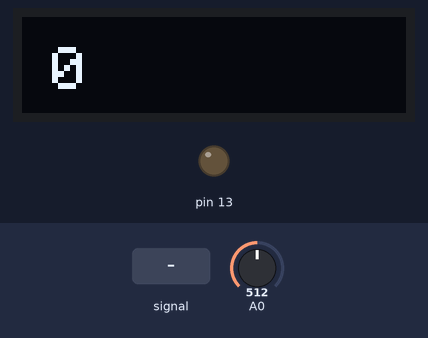
Bench run of a sketch on a simulated Arduino Uno, built with avr-gcc and run on an emulated ATmega328P. Shown: 128×32 one-colour display, output pins drawn as LEDs (lit = HIGH). Dashed ring = blinking. Inputs (shaded band) come from the test bench; at power-on: A0 = 512. The display library's start-up logo is not drawn.

Above: at 1.2 s.
1.3 s: A0 fed a 2 Hz sine of ±306 counts around its level
At 4.2 s:
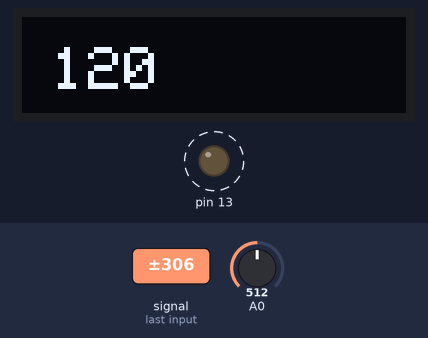
4.3 s: A0 set to 716
At 4.9 s:
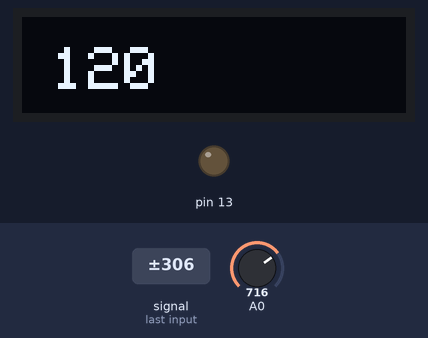
5.8 s: A0 fed a 2 Hz sine of ±306 counts around its level
At 6.37 s:
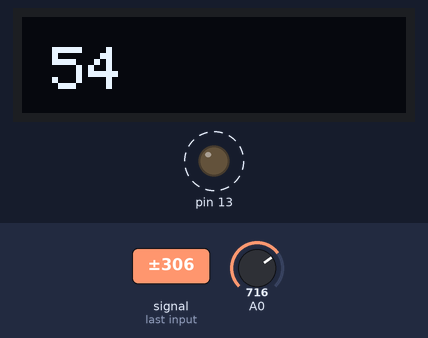
7.6 s: A0 set to 900
At 9.0 s:
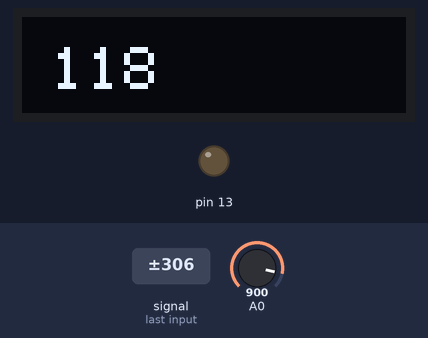
Timing chart, 0 to 10.1 s (numbered marks = the images above; inputs shaded):
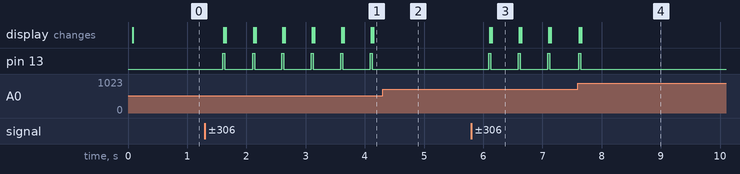

The sketch:

cardio-oled.ino
```cpp
#include <Wire.h>
#include <Adafruit_GFX.h>
#include <Adafruit_SSD1306.h>

#define samp_siz 4
#define rise_threshold 5

#define SCREEN_WIDTH 128 // OLED display width, in pixels
#define SCREEN_HEIGHT 32 // OLED display height, in pixels

#define OLED_RESET     4 // Reset pin # (or -1 if sharing Arduino reset pin)
Adafruit_SSD1306 display(SCREEN_WIDTH, SCREEN_HEIGHT, &Wire, OLED_RESET);

static const unsigned char PROGMEM icona[] =
{
  B00000000,
  B00110110,
  B01111111,
  B01111111,
  B00111110,
  B00011100,
  B00001000,
  B00000000
  };

float reads[samp_siz], sum;
long int now, ptr;
float last, reader, start;
float first, second, third, before, print_value;
bool rising;
int rise_count;
int n;
long int last_beat;

void setup() {
  pinMode(13, OUTPUT);
  display.begin(SSD1306_SWITCHCAPVCC, 0x3C);
  display.display();
  display.clearDisplay();
}

void loop() {
   // calculate an average of the sensor
   // during a 20 ms period (this will eliminate
   // the 50 Hz noise caused by electric light
   n = 0;
   start = millis();
   reader = 0;
   do {
     reader += analogRead (A0);
     n++;
     now = millis();
   } while (now < start + 20);
   reader = reader / n;  // we got an average

   // Add the newest measurement to an array
   // and subtract the oldest measurement from the array
   // to maintain a sum of last measurements
   sum -= reads[ptr];
   sum += reader;
   reads[ptr] = reader;
   last = sum / samp_siz;
   // now last holds the average of the values in the array
   // check for a rising curve (= a heart beat)
   if (last > before) {
       rise_count++;
       if (!rising && rise_count > rise_threshold) {
         // Ok, we have detected a rising curve, which implies a heartbeat.
         // Record the time since last beat, keep track of the two previous
         // times (first, second, third) to get a weighed average.
         // The rising flag prevents us from detecting the same rise
         // more than once.
         rising = true;
         first = millis() - last_beat;
         last_beat = millis();
         // Calculate the weighed average of heartbeat rate
         // according to the three last beats
         print_value = 60000. / (0.4 * first + 0.3 * second + 0.3 * third);
         third = second;
         second = first;
         digitalWrite(13, HIGH);
         printoled(print_value, true);
       } else {
         digitalWrite(13, LOW);
         printoled(print_value, false);
       }
     } else {
       // Ok, the curve is falling
       rising = false;
       rise_count = 0;
     }
     before = last;
     ptr++;
     ptr %= samp_siz;
}

void printoled(int val, bool icon){
  display.clearDisplay();
  display.setTextSize(2);
  display.setTextColor(WHITE);
  display.setCursor(10, 10);
  display.print(val);
  if (icon) {
    display.drawBitmap(100, 10, icona, 8, 8, 1);
  }
  display.display();
}
```

Measured:
- after the input at 1.3 s, pin 13: alternates HIGH for 0.03 s and LOW for 0.47 s, starting after 0.30 s; the display: first changes after 0.32 s (image 1 shows a later state)
- after the input at 4.3 s, pin 13: stops changing and stays LOW
- after the input at 5.8 s, pin 13: alternates HIGH for 0.03 s and LOW for 0.47 s, starting after 0.29 s; the display: first changes after 0.31 s (image 3 shows a later state)
- after the input at 7.6 s, pin 13: goes on until 7.6 s, then stays LOW
- what the display in image 3 shows lasts 0.5 s, from 6.1 s to 6.6 s
